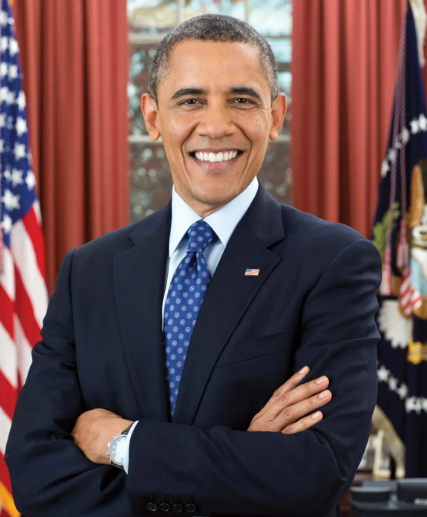
#> input picture Picture_Barack_Obama.png, 427 x 517 px, given in place of the camera
$ python motionDetect.py
#> lines starting #> are read from the running program, lines starting #| are printed output that depends on the picture
# Jonathan Kleppinger
# Python program to implement
# Webcam Motion Detector

# importing OpenCV, time and Pandas library
import cv2, time
# importing datetime class from datetime library
from datetime import datetime
import numpy as np

# Assigning our static_back to None
static_back = None

# List when any moving object appear
motion_list = [ None, None ]

# Capturing video
video = cv2.VideoCapture(0)

#trigger
trigger = 0

# Infinite while loop to treat stack of image as video
while True:
    # Reading frame(image) from video
    check, frame = video.read()
#> frame is the input picture: shape (517, 427, 3); mean B, G, R 75.3, 74.1, 99.5

    # Initializing motion = 0(no motion)
    motion = 0

    # Converting color image to gray_scale image
    gray = cv2.cvtColor(frame, cv2.COLOR_BGR2GRAY)
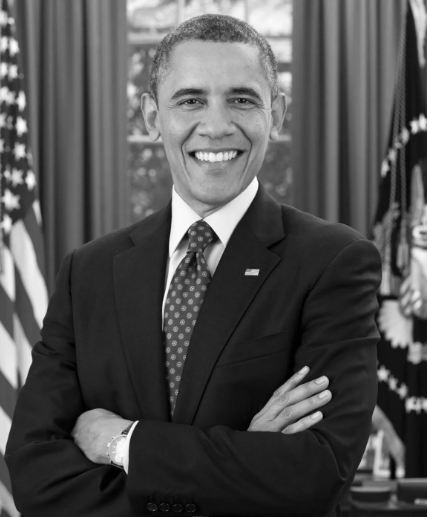
#> gray: shape (517, 427); min 0, max 255, mean 81.8

    # Converting gray scale image to GaussianBlur
    # so that change can be find easily
    gray = cv2.GaussianBlur(gray, (21, 21), 0)
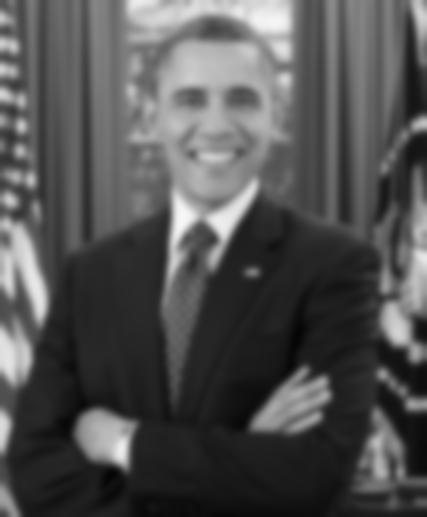
#> gray: shape (517, 427); min 5, max 247, mean 81.8

    # In first iteration we assign the value
    # of static_back to our first frame
    if static_back is None:
        static_back = gray
        continue

    # Difference between static background
    # and current frame(which is GaussianBlur)
    diff_frame = cv2.absdiff(static_back, gray)

    # If change in between static background and
    # current frame is greater than 30 it will show white color(255)
    thresh_frame = cv2.threshold(diff_frame, 30, 255, cv2.THRESH_BINARY)[1]
    thresh_frame = cv2.dilate(thresh_frame, None, iterations = 2)

    # trigger that shows motion has been detected
    bright_count = np.sum(np.array(thresh_frame)>=1)
    print(int(bright_count))
    if bright_count > 100000:
        tigger = 1

    # Displaying image in gray_scale
    cv2.imshow("Gray Frame", gray)

    # Displaying the difference in currentframe to
    # the staticframe(very first_frame)
    cv2.imshow("Difference Frame", diff_frame)

    # Displaying the black and white image in which if
    # intensity difference greater than 30 it will appear white
    cv2.imshow("Threshold Frame", thresh_frame)

    # Displaying color frame with contour of motion of object
    cv2.imshow("Color Frame", frame)

    key = cv2.waitKey(1)
    # if q entered whole process will stop
    if key == ord('q'):
        # if something is movingthen it append the end time of movement
        if motion == 1:
            time.append(datetime.now())
        break


video.release()

# Destroying all the windows
cv2.destroyAllWindows()

$ run again, on brett.JPG
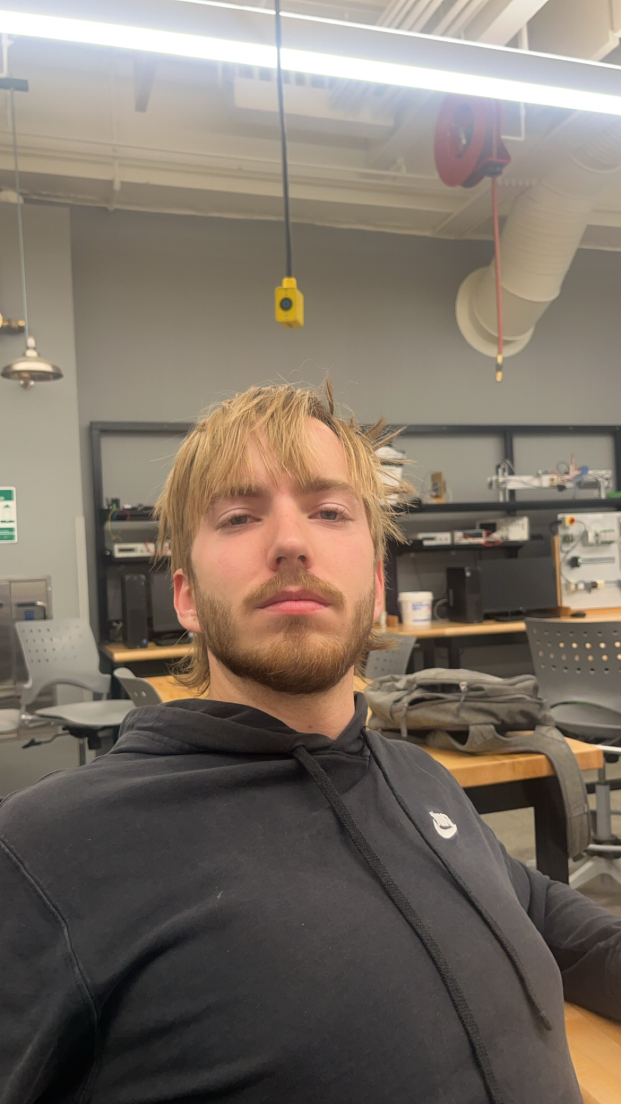
#> input picture brett.JPG, 1242 x 2208 px, given in place of the camera (shown at 1/2 size)
#> frame is the input picture: shape (2208, 1242, 3); mean B, G, R 102.1, 113.3, 124.3
#> `gray = cv2.cvtColor(frame, cv2.COLOR_BGR2GRAY)`:
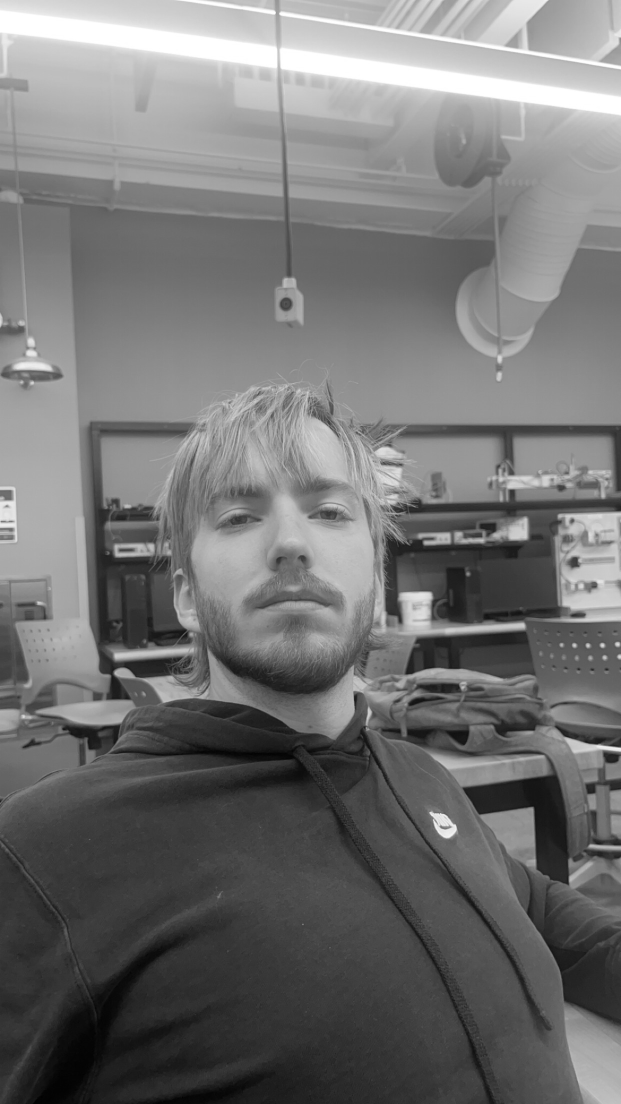
#> gray: shape (2208, 1242) (shown at 1/2 size); min 0, max 255, mean 115.3

$ run again, on chantelle.jpg
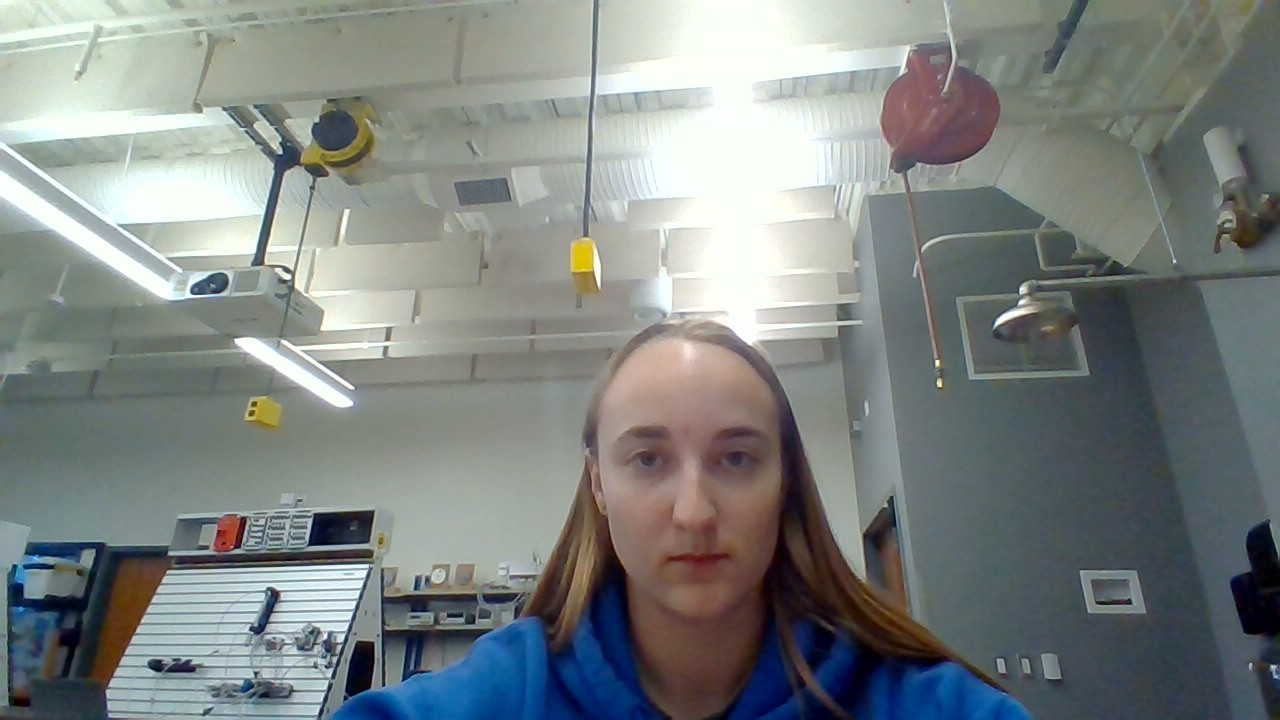
#> input picture chantelle.jpg, 1280 x 720 px, given in place of the camera
#> frame is the input picture: shape (720, 1280, 3); mean B, G, R 130.6, 132.1, 126.2
#> `gray = cv2.cvtColor(frame, cv2.COLOR_BGR2GRAY)`:
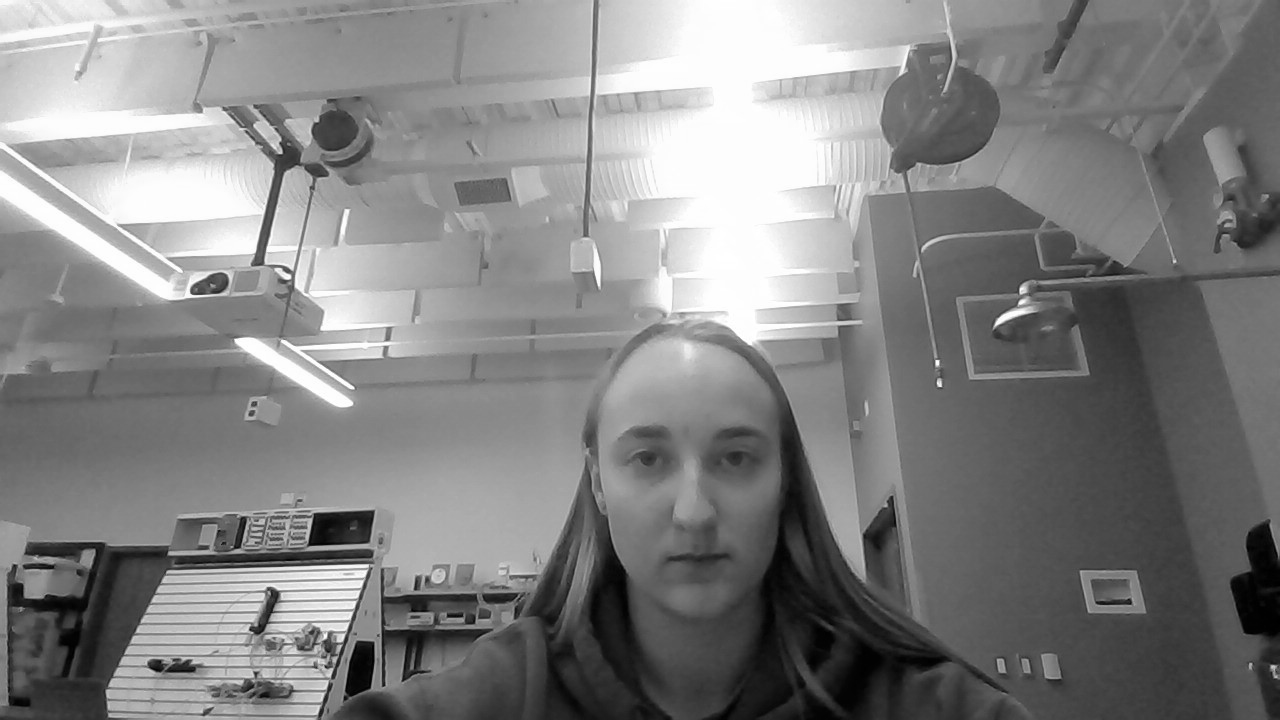
#> gray: shape (720, 1280); min 0, max 255, mean 130.1
#> `gray = cv2.GaussianBlur(gray, (21, 21), 0)`:
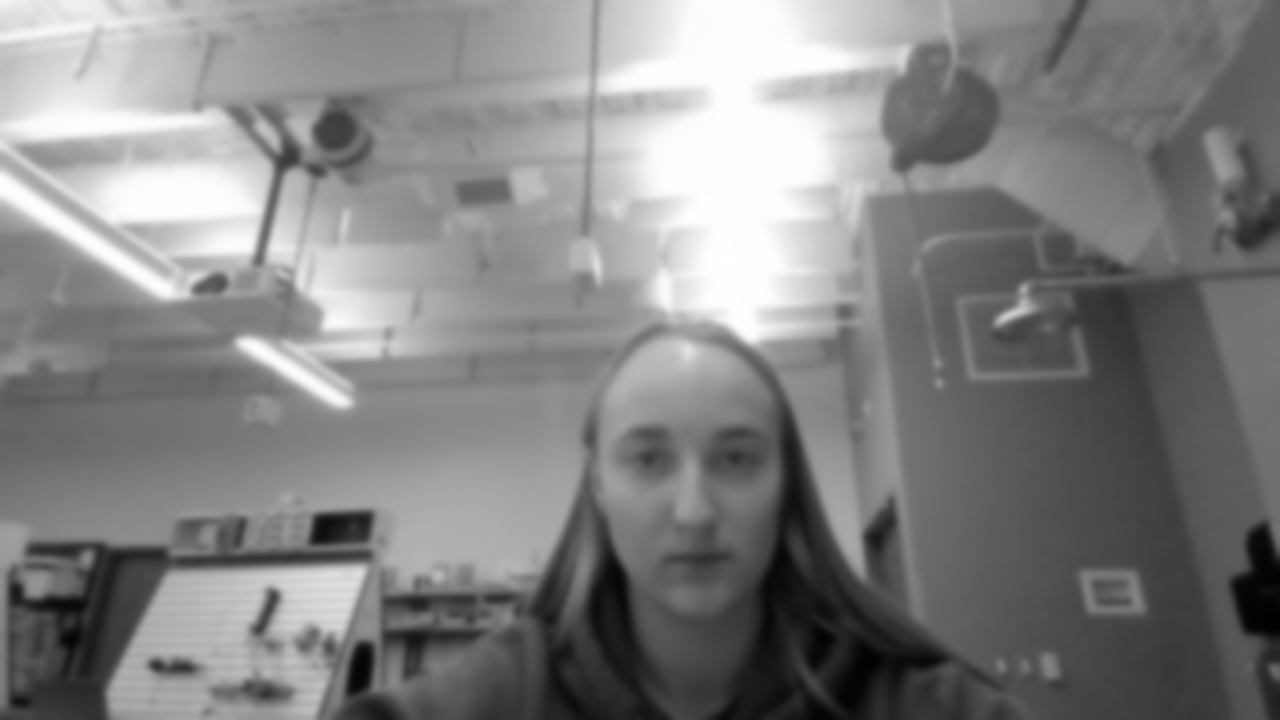
#> gray: shape (720, 1280); min 1, max 255, mean 130.1

$ run again, on jonny.jpeg
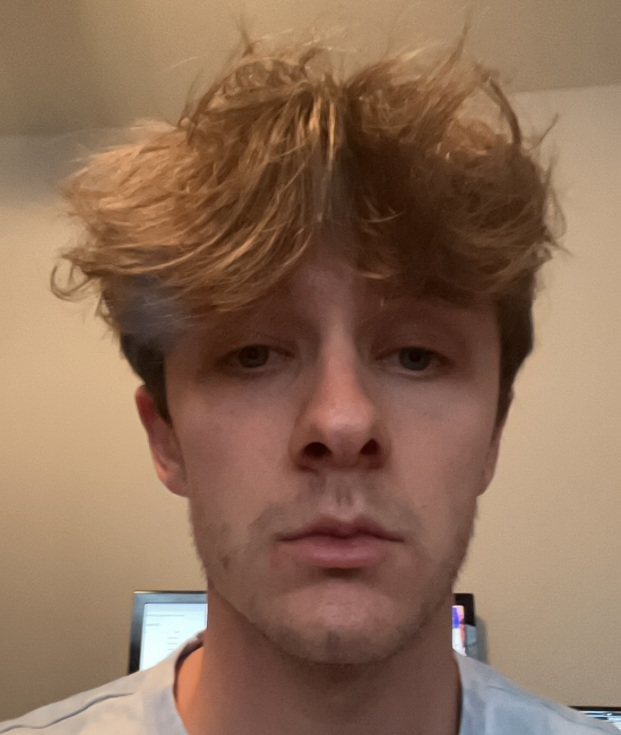
#> input picture jonny.jpeg, 1242 x 1469 px, given in place of the camera (shown at 1/2 size)
#> frame is the input picture: shape (1469, 1242, 3); mean B, G, R 87.1, 109.3, 140.9
#> `gray = cv2.cvtColor(frame, cv2.COLOR_BGR2GRAY)`:
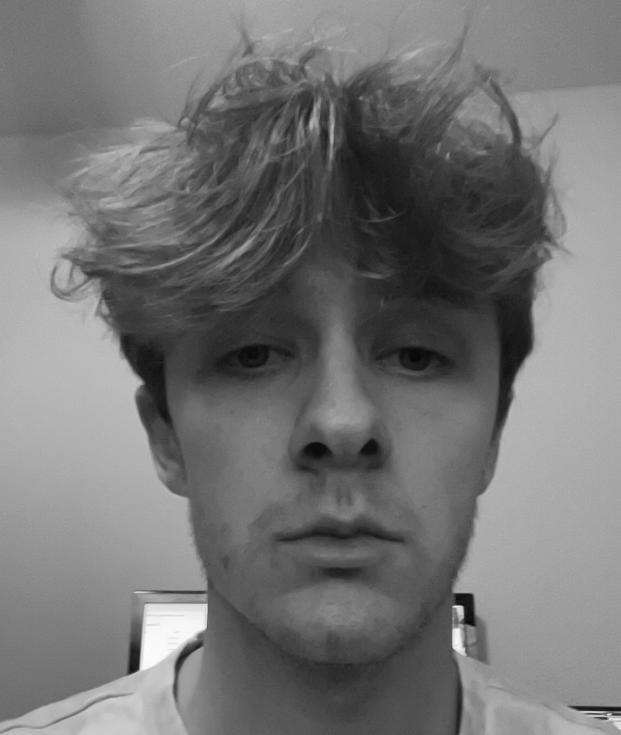
#> gray: shape (1469, 1242) (shown at 1/2 size); min 4, max 251, mean 116.3
